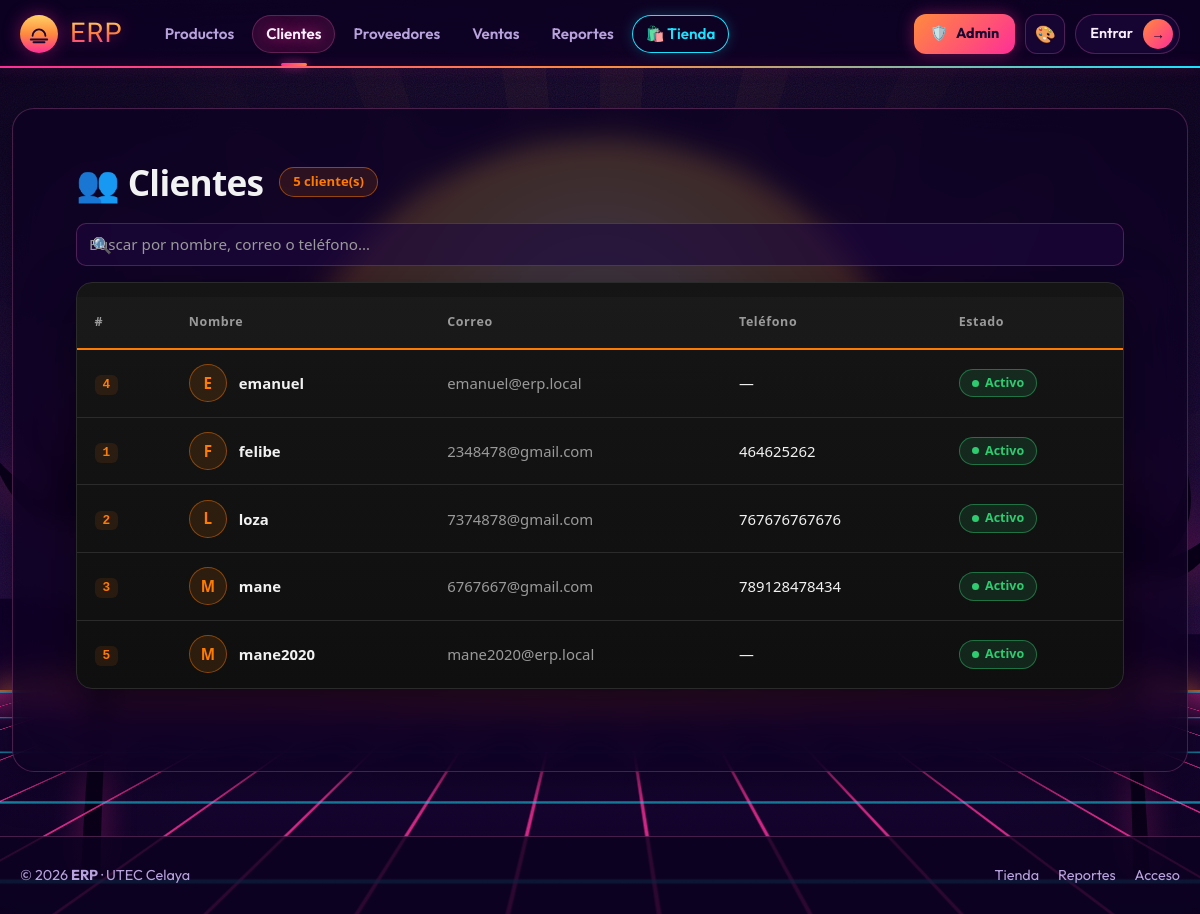
/clientes/, run on an earlier commit of the app's database.
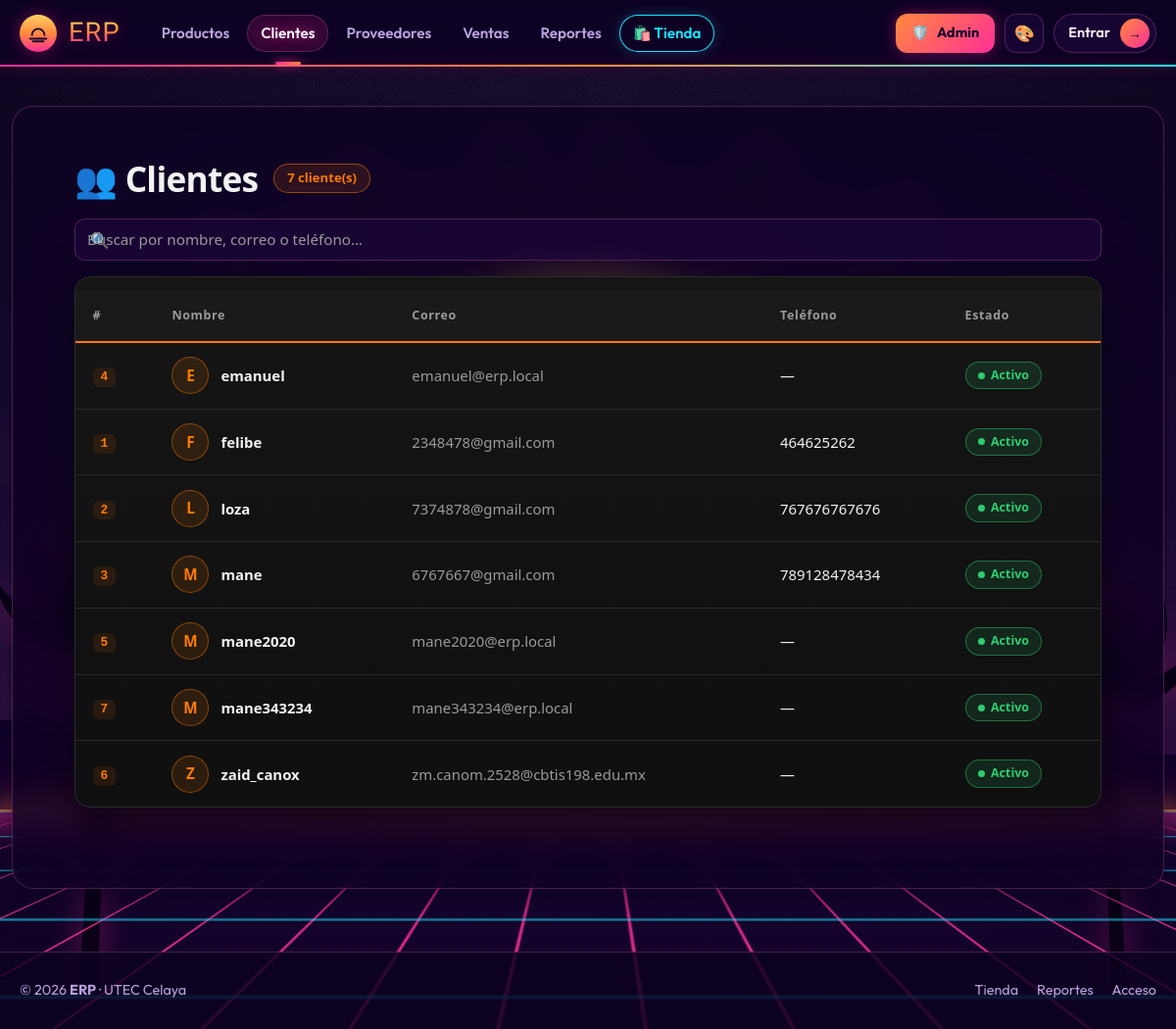
And on a later commit of the database.
### clientes/models.py (models this page shows, shortened)
class Cliente(models.Model):
    nombre   = models.CharField(
        max_length=150, verbose_name='Nombre'
    )
    correo   = models.EmailField(
        unique=True, verbose_name='Correo electrónico'
    )
    telefono = models.CharField(
        max_length=20, blank=True, verbose_name='Teléfono'
    )
    activo   = models.BooleanField(
        default=True, verbose_name='Activo'
    )
    creado   = models.DateTimeField(
        auto_now_add=True, verbose_name='Fecha de registro'
    )
    class Meta:
        verbose_name        = 'Cliente'
        verbose_name_plural = 'Clientes'
        ordering            = ['nombre']

### clientes/views.py (the view)
# urls.py: path('', views.ClienteListView.as_view(), name='lista'),
class ClienteListView(ListView):
    model               = Cliente
    template_name       = 'clientes/lista.html'
    context_object_name = 'clientes'
    paginate_by         = 20
    def get_queryset(self):
        return Cliente.objects.filter(activo=True).order_by('nombre')

### clientes/templates/clientes/lista.html (shortened to what this page needs)
{% extends "base.html" %}
{% block nav_clientes %}active{% endblock %}
{% block content %}
<div class="cli-page">
    <div class="cabecera erp-page-title">
        <h2>👥 Clientes</h2>
        <span class="contador">{{ page_obj.paginator.count }} cliente(s)</span>
    </div>
    {% if clientes %}
    <div class="buscador">
        <span class="lupa">🔍</span>
        <input type="search" id="buscar-cliente"
               placeholder="Buscar por nombre, correo o teléfono…"
               aria-label="Buscar clientes">
    </div>
    <div class="tabla-wrap">
        <table class="erp-table">
            <thead>
                <tr>
                    <th>#</th><th>Nombre</th><th>Correo</th>
                    <th>Teléfono</th><th>Estado</th>
                </tr>
            </thead>
            <tbody id="cuerpo-clientes">
                {% for c in clientes %}
                <tr>
                    <td><code>{{ c.pk }}</code></td>
                    <td>
                        <div class="persona">
                            <span class="avatar">{{ c.nombre|slice:":1"|upper }}</span>
                            <a href="{% url 'clientes:detalle' c.pk %}">{{ c.nombre }}</a>
                        </div>
                    </td>
                    <td class="correo">{{ c.correo }}</td>
                    <td class="telefono">{{ c.telefono|default:"—" }}</td>
                    <td>
                        {% if c.activo %}
                            <span class="badge-erp-active">Activo</span>
                        {% else %}
                            <span class="badge-erp-inactive">Inactivo</span>
                        {% endif %}
                    </td>
                </tr>
                {% endfor %}
            </tbody>
        </table>
    </div>
    {% else %}
    <div class="erp-alert-info">No hay clientes registrados aún.</div>
    {% endif %}
</div>
{% endblock %}

What changed in the data, as far as the page shows it:
added Cliente: pk "7", nombre "M", nombre "mane343234", correo "mane343234@erp.local", telefono "—", activo "Activo"
added Cliente: pk "6", nombre "Z", nombre "zaid_canox", correo "zm.canom.2528@cbtis198.edu.mx", telefono "—", activo "Activo"
Also different on the page:
{{ page_obj.paginator.count }}: "5" → "7"
